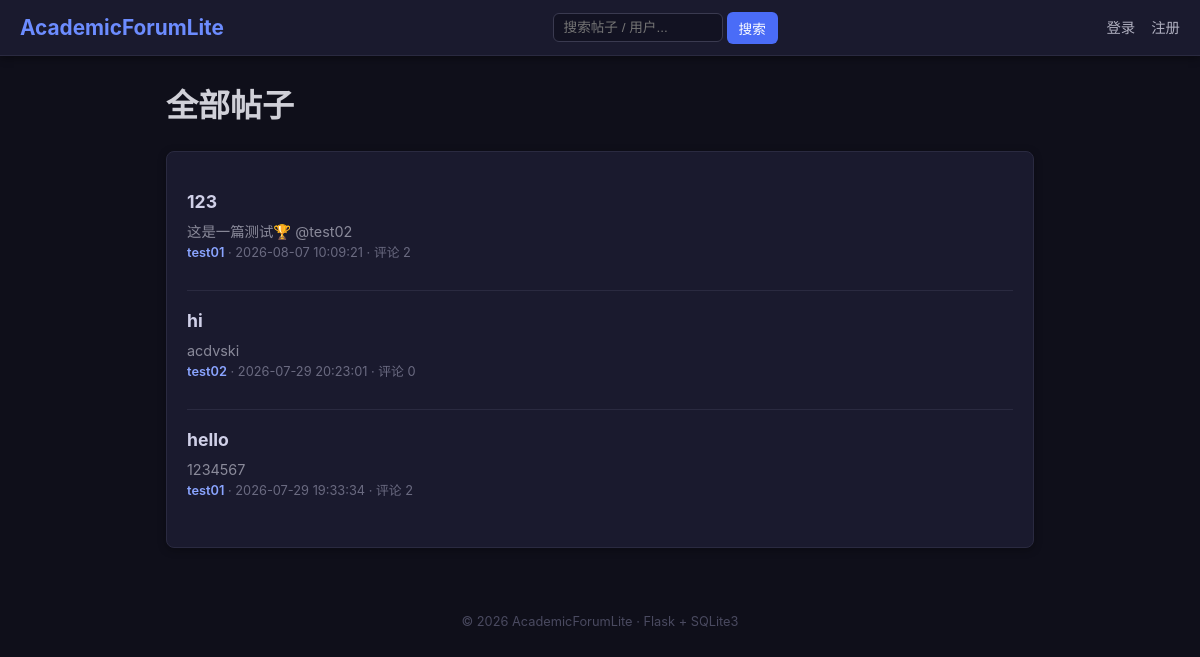
The page / on the database its author committed.
### tables this page shows
CREATE TABLE post (
            id          INTEGER PRIMARY KEY AUTOINCREMENT,
            user_id     INTEGER NOT NULL,
            title       TEXT    NOT NULL,
            content     TEXT    NOT NULL,
            create_time TEXT    NOT NULL,
            update_time TEXT    NOT NULL,
            FOREIGN KEY (user_id) REFERENCES user(id)
        );

CREATE TABLE user (
            id          INTEGER PRIMARY KEY AUTOINCREMENT,
            username    TEXT    NOT NULL UNIQUE,
            password    TEXT    NOT NULL,
            create_time TEXT    NOT NULL
        , avatar TEXT NOT NULL DEFAULT '', bio TEXT NOT NULL DEFAULT '', learning_interest TEXT NOT NULL DEFAULT '');

### app.py (the view)
@app.route("/")
def index():
    db = get_db()
    rows = db.execute("""
        SELECT p.id, p.title, p.content, p.create_time,
               u.id AS user_id, u.username
        FROM post p
        JOIN user u ON p.user_id = u.id
        ORDER BY p.create_time DESC
    """).fetchall()
    posts = []
    for r in rows:
        count = db.execute(
            "SELECT COUNT(*) AS cnt FROM comment WHERE post_id = ?",
            (r["id"],)
        ).fetchone()["cnt"]
        posts.append({**r, "comment_count": count})
    return render_template("index.html", posts=posts)

### app.py (called while the page is built, shortened)
def get_db() -> sqlite3.Connection:
    if "db" not in g:
        g.db = sqlite3.connect(DB_PATH)
        g.db.row_factory = sqlite3.Row
        g.db.execute("PRAGMA foreign_keys = ON")  # 开启外键级联
    return g.db

@app.context_processor
def inject_now():
    return {"now": datetime.now}

@app.context_processor
def inject_unread():
    if "user_id" not in session:
        return {"unread_count": 0}

### templates/index.html (shortened to what this page needs)
{% extends "base.html" %}
{% block content %}
    <h1 style="margin-bottom:20px;">全部帖子</h1>
    {% if posts %}
        <div class="card">
            {% for post in posts %}
                <div class="post-item">
                    <h3><a href="{{ url_for('post_detail', post_id=post.id) }}">{{ post.title }}</a></h3>
                    <div class="excerpt">
                        {{ post.content | md | striptags | truncate(120, True) }}
                    </div>
                    <div class="meta">
                        <a href="{{ url_for('profile', user_id=post.user_id) }}" class="user-link">{{ post.username }}</a>
                        · {{ post.create_time }} ·
                        评论 {{ post.comment_count }}
                    </div>
                </div>
            {% endfor %}
        </div>
    {% else %}
        <div class="card empty">
            <p>暂无帖子，<a href="{{ url_for('create_post') }}">立即发布第一篇帖子</a></p>
        </div>
    {% endif %}
{% endblock %}

### templates/base.html (style rules this page uses)
* { margin: 0; padding: 0; box-sizing: border-box; }
body { font-family: -apple-system, BlinkMacSystemFont, "Segoe UI", Roboto, "Helvetica Neue", Arial, sans-serif; background: #0f0f1a; color: #d0d0d8; line-height: 1.6; min-height: 100vh; }
a { color: #6c8cff; text-decoration: none; }
.card { background: #1a1a2e; border-radius: 8px; padding: 20px; margin-bottom: 16px; box-shadow: 0 2px 8px rgba(0,0,0,.3); border: 1px solid #2a2a40; }
.card .meta { font-size: .8rem; color: #7a7a90; margin-bottom: 10px; }
.post-item { border-bottom: 1px solid #2a2a40; padding: 16px 0; }
.post-item:last-child { border-bottom: none; }
.post-item h3 { font-size: 1.1rem; margin-bottom: 4px; }
.post-item h3 a { color: #d0d0e8; }
.post-item .excerpt { color: #8a8a9a; font-size: .9rem; }
.post-item .meta { font-size: .8rem; color: #6a6a80; }
.user-link { color: #8aa4ff; font-weight: 600; }

### rows shown on the page
post: title "123", content|md "这是一篇测试🏆 @test02", username "test01", create_time "2026-08-07 10:09:21", comment_count "2"
post: title "hi", content|md "acdvski", username "test02", create_time "2026-07-29 20:23:01", comment_count "0"
post: title "hello", content|md "1234567", username "test01", create_time "2026-07-29 19:33:34", comment_count "2"
